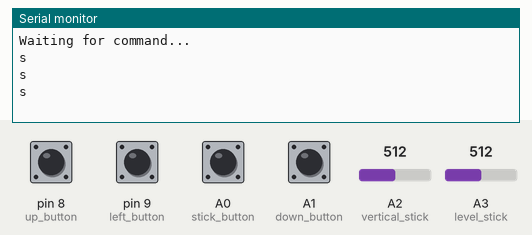
Recording of a sketch running on a simulated Arduino Uno, built with avr-gcc and run on an emulated ATmega328P. Parts: the last lines printed to the serial monitor. Inputs (shaded band) come from the test bench; at power-on: A0 (stick_button), A1 (down_button), pin 8 (up_button), pin 9 (left_button) LOW, A2 (vertical_stick) = 512, A3 (level_stick) = 512.

Above: at 1.3 s.
1.4 s: A2 (vertical_stick) set to 787
2.9 s: A2 (vertical_stick) set to 813
At 3.5 s:
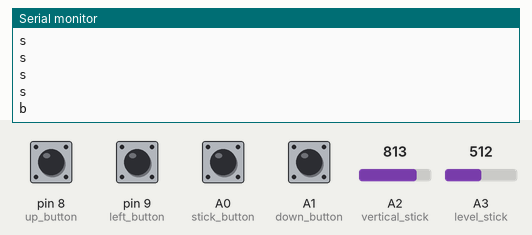
5.0 s: A3 (level_stick) set to 791
At 5.5 s:
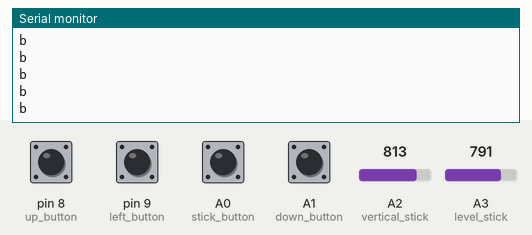
6.5 s: A3 (level_stick) set to 812
At 7.0 s:
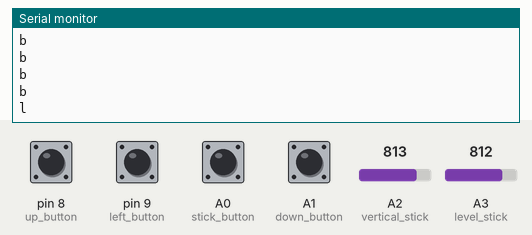

The sketch:

controller_sketch.ino
```cpp
#include <SoftwareSerial.h>

SoftwareSerial Bluetooth(13, 12); // RX, TX

#define up_button  8
#define down_button A1
#define left_button 9
#define right_button  12

#define stick_button  A0
#define level_stick A3
#define vertical_stick  A2

void setup() {
  Bluetooth.begin(9600);
  Serial.begin(9600);
  Serial.println("Waiting for command...");
  Bluetooth.println("Waiting for command");

  pinMode (left_button, INPUT);
  pinMode (right_button, INPUT);
  pinMode (up_button, INPUT);
  pinMode (down_button, INPUT);

  pinMode (stick_button  , INPUT);
  pinMode (level_stick   , INPUT);
  pinMode (vertical_stick, INPUT);
}

void loop() {
  int left_state = digitalRead (left_button);
  int right_state = digitalRead (right_button);
  int up_state = digitalRead (up_button);
  int down_state = digitalRead (down_button);
  int stick_state = digitalRead (stick_button);
  int level_value = analogRead (level_stick);
  int vertical_value = analogRead (vertical_stick);
  if(level_value > 800){
    Bluetooth.println("l");
    Serial.println("l");
  }else if(level_value == 0){
    Bluetooth.println("r");
    Serial.println("r");
  }else if(vertical_value > 800){
    Bluetooth.println("b");
    Serial.println("b");
  }else if(vertical_value == 0){
    Bluetooth.println("f");
    Serial.println("f");
  }else{
    Bluetooth.println("s");
    Serial.println("s");
  }
  delay (500);
}
```

Measured:
- the behaviour switches between 800 and 801 on A2 (vertical_stick) (found by bisection; images 0 and 1)
- the behaviour switches between 800 and 801 on A3 (level_stick) (found by bisection; images 2 and 3)
- after the input at 2.9 s, the serial monitor: prints a new line after 0.15 s (image 1)
- after the input at 6.5 s, the serial monitor: prints a new line after 0.07 s (image 3)
